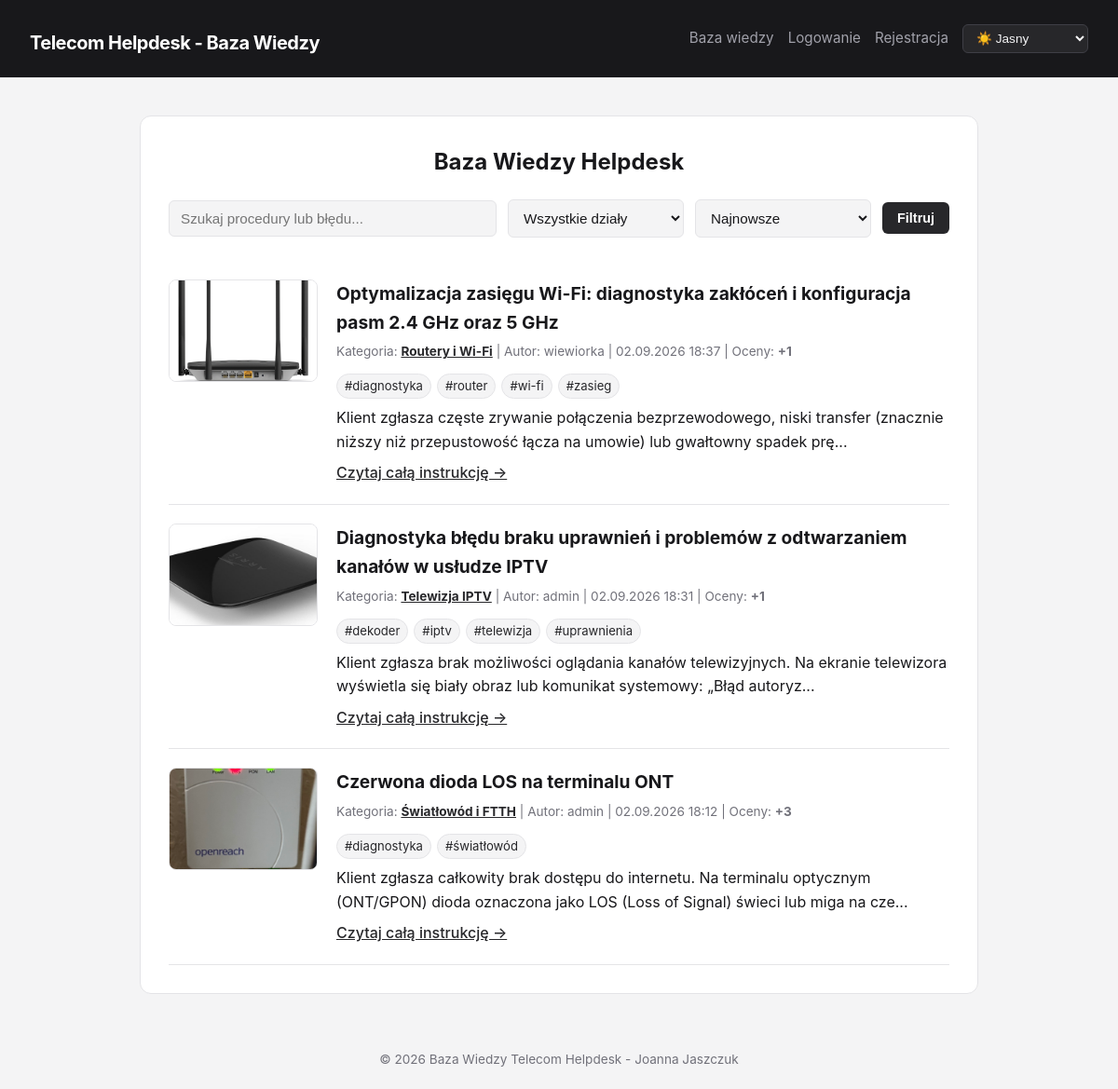
The page / on the database its author committed.
### tables this page shows
CREATE TABLE `articles` (
  `id` int(11) NOT NULL,
  `title` varchar(255) NOT NULL,
  `content` text NOT NULL,
  `image` varchar(255) DEFAULT NULL,
  `category_id` int(11) NOT NULL,
  `user_id` int(11) NOT NULL,
  `is_pinned` tinyint(1) NOT NULL DEFAULT 0,
  `created_at` timestamp NOT NULL DEFAULT current_timestamp()
);

CREATE TABLE `categories` (
  `id` int(11) NOT NULL,
  `name` varchar(100) NOT NULL
);

CREATE TABLE `users` (
  `id` int(11) NOT NULL,
  `username` varchar(50) NOT NULL,
  `password` varchar(255) NOT NULL,
  `role` varchar(20) NOT NULL DEFAULT 'user',
  `is_active` tinyint(1) NOT NULL DEFAULT 1,
  `created_at` timestamp NOT NULL DEFAULT current_timestamp()
);

### includes/tags.php (called while the page is built, shortened)
<?php
function getArticleTags(PDO $pdo, int $articleId): array
{
    $stmt = $pdo->prepare(
        'SELECT t.name
         FROM tags t
         JOIN article_tags at ON at.tag_id = t.id
         WHERE at.article_id = ?
         ORDER BY t.name ASC'
    );
    $stmt->execute([$articleId]);
    return $stmt->fetchAll(PDO::FETCH_COLUMN);
}

### index.php (the view, shortened to what this page needs)
<?php
require_once 'includes/db.php';
require_once 'includes/tags.php';
require_once 'includes/header.php';
$search = trim($_GET['search'] ?? '');
$categoryFilter = (int)($_GET['cat'] ?? 0);
$selectedTags = [];
$selectedTags = array_keys($selectedTags);
$sort = $_GET['sort'] ?? 'latest';
$page = max(1, (int)($_GET['page'] ?? 1));
$perPage = 5;
$offset = ($page - 1) * $perPage;
$sql = "SELECT a.*, c.name AS category_name, u.username,
               COUNT(r.id) AS upvotes_count
        FROM articles a
        JOIN categories c ON a.category_id = c.id
        JOIN users u ON a.user_id = u.id
        LEFT JOIN ratings r ON a.id = r.article_id
        WHERE 1=1";
$params = [];
$sql .= " GROUP BY a.id";
if ($sort === 'popular') {
    $sql .= " ORDER BY a.is_pinned DESC, upvotes_count DESC, a.created_at DESC";
} else {
    $sql .= " ORDER BY a.is_pinned DESC, a.created_at DESC";
}
$sql .= " LIMIT " . (int)$perPage . " OFFSET " . (int)$offset;
$stmt = $pdo->prepare($sql);
$stmt->execute($params);
$articles = $stmt->fetchAll();
?>
<h2 class="page-heading">Baza Wiedzy Helpdesk</h2>
<form method="GET" action="index.php" class="filters-form">
    <input type="text" name="search" placeholder="Szukaj procedury lub błędu..." value="<?= htmlspecialchars($search) ?>">
    <select name="cat">
        <option value="0">Wszystkie działy</option>
    </select>
    <select name="sort">
        <option value="latest" <?= $sort === 'latest' ? 'selected' : '' ?>>Najnowsze</option>
    </select>
    <button type="submit">Filtruj</button>
</form>
<div class="articles-list">
    <?php if (empty($articles)): ?>
        <p>Brak artykułów spełniających kryteria.</p>
    <?php else: ?>
        <?php foreach ($articles as $art): ?>
            <article class="article-card" style="<?= !empty($art['is_pinned']) ? 'border-left: 4px solid #f59e0b; background: rgba(245, 158, 11, 0.05);' : '' ?>">
                <?php if (!empty($art['image']) && file_exists('uploads/' . $art['image'])): ?>
                    <div class="article-thumbnail">
                        <a href="article.php?id=<?= $art['id'] ?>">
                            <img src="uploads/<?= htmlspecialchars($art['image']) ?>" alt="<?= htmlspecialchars($art['title']) ?>">
                        </a>
                    </div>
                <?php endif; ?>
                <div class="article-body">
                    <h3>
                        <a href="article.php?id=<?= $art['id'] ?>"><?= htmlspecialchars($art['title']) ?></a>
                    </h3>
                    <p class="article-meta">
                        Kategoria:
                        <a href="index.php?cat=<?= $art['category_id'] ?>"><strong><?= htmlspecialchars($art['category_name']) ?></strong></a>
                        | Autor: <?= htmlspecialchars($art['username']) ?>
                        | <?= date('d.m.Y H:i', strtotime($art['created_at'])) ?>
                        | Oceny: <strong>+<?= (int)$art['upvotes_count'] ?></strong>
                    </p>
                    <?php $articleTags = getArticleTags($pdo, (int)$art['id']); ?>
                    <?php if (!empty($articleTags)): ?>
                        <div class="article-tags">
                            <?php foreach ($articleTags as $tag): ?>
                                <?php $tagParams = ['search' => $search, 'cat' => $categoryFilter, 'sort' => $sort, 'tag' => array_values(array_unique(array_merge($selectedTags, [$tag])))]; ?>
                                <a href="index.php?<?= htmlspecialchars(http_build_query($tagParams)) ?>" class="tag-link">#<?= htmlspecialchars($tag) ?></a>
                            <?php endforeach; ?>
                        </div>
                    <?php endif; ?>
                    <p><?= htmlspecialchars(mb_substr($art['content'], 0, 150)) ?>...</p>
                    <a href="article.php?id=<?= $art['id'] ?>" class="read-more">Czytaj całą instrukcję &rarr;</a>
                </div>
            </article>
        <?php endforeach; ?>
    <?php endif; ?>
</div>
<?php require_once 'includes/footer.php'; ?>

### includes/header.php (shortened to what this page needs)
<!DOCTYPE html>
<html lang="pl">
<head>
    <link rel="stylesheet" href="assets/css/style.css">
</head>
<body>
    <header class="main-header">
        <div class="logo">
            <h1><a href="index.php">Telecom Helpdesk - Baza Wiedzy</a></h1>
        </div>
        <nav class="nav-links">
            <a href="index.php">Baza wiedzy</a>
            <?php if (isset($_SESSION['user_id'])): ?>
                <a href="add_article.php">Dodaj artykuł</a>
                <?php if (($_SESSION['role'] ?? '') === 'admin'): ?>
                    <a href="admin.php">Panel admina</a>
                <?php endif; ?>
                <span class="user-badge">Konsultant: <strong><?= htmlspecialchars($_SESSION['username']) ?></strong></span>
                <a href="logout.php" class="btn-logout">Wyloguj</a>
            <?php else: ?>
                <a href="login.php">Logowanie</a>
                <a href="register.php">Rejestracja</a>
            <?php endif; ?>
            <select id="theme-switch" class="theme-selector">
                <option value="light">☀️ Jasny</option>
            </select>
        </nav>
    </header>
    <main class="container">

### includes/footer.php (shortened to what this page needs)
</main>
    <footer class="main-footer">
        <p>&copy; <?= date('Y') ?> Baza Wiedzy Telecom Helpdesk - Joanna Jaszczuk</p>
    </footer>
</body>
</html>

### assets/css/style.css (style rules this page uses)
:root, [data-theme="light"] { --bg-main: #f4f4f5; --bg-card: #ffffff; --bg-header: #18181b; --text-main: #18181b; --text-muted: #71717a; --border-color: #e4e4e7; --accent: #27272a; --accent-hover: #3f3f46; --accent-text: #ffffff; }
* { box-sizing: border-box; margin: 0; padding: 0; }
body, .container, .main-header, .article-card, button, input, select, textarea { transition: background-color 0.25s ease, color 0.25s ease, border-color 0.25s ease; }
body { font-family: -apple-system, BlinkMacSystemFont, "Segoe UI", Roboto, sans-serif; background-color: var(--bg-main); color: var(--text-main); line-height: 1.6; min-height: 100vh; display: flex; flex-direction: column; }
.main-header { background-color: var(--bg-header); color: #ffffff; padding: 1rem 2rem; display: flex; justify-content: space-between; align-items: center; border-bottom: 1px solid var(--border-color); }
.main-header .logo h1 a { color: #ffffff; text-decoration: none; font-size: 1.25rem; font-weight: 700; letter-spacing: -0.5px; }
.nav-links { display: flex; align-items: center; gap: 15px; }
.nav-links a { color: #a1a1aa; text-decoration: none; font-size: 0.95rem; }
select.theme-selector { background-color: #27272a; color: #f4f4f5; border: 1px solid #3f3f46; padding: 6px 10px; border-radius: 6px; font-size: 0.85rem; cursor: pointer; width: auto; margin-top: 0; }
select.theme-selector option { background-color: #18181b; color: #f4f4f5; }
.container { max-width: 900px; width: 100%; margin: 40px auto; padding: 30px; background: var(--bg-card); border-radius: 12px; border: 1px solid var(--border-color); flex: 1; }
input[type="text"], input[type="email"], input[type="password"], select, textarea { width: 100%; padding: 10px 12px; margin-top: 6px; border: 1px solid var(--border-color); border-radius: 6px; background-color: var(--bg-main); color: var(--text-main); font-size: 0.95rem; }
button { background-color: var(--accent); color: var(--accent-text); padding: 9px 16px; border: none; border-radius: 6px; font-weight: 600; font-size: 0.9rem; cursor: pointer; text-decoration: none; display: inline-block; }
a { color: var(--accent); }
.filters-form { display: flex; gap: 12px; align-items: center; flex-wrap: wrap; margin-bottom: 25px; }
.filters-form input[type="text"] { flex: 2; min-width: 200px; margin-top: 0; }
.filters-form select { flex: 1; min-width: 150px; margin-top: 0; }
.auth-heading, .auth-switch, .page-heading { text-align: center; }
.page-heading { margin-bottom: 20px; }
.article-card { display: flex; gap: 20px; align-items: flex-start; padding: 20px 0; border-bottom: 1px solid var(--border-color); }
.article-thumbnail { flex-shrink: 0; width: 160px; height: 110px; border-radius: 8px; overflow: hidden; border: 1px solid var(--border-color); }
.article-thumbnail img { width: 100%; height: 100%; object-fit: cover; display: block; }
.article-body { flex: 1; }
.article-body h3 a { color: var(--text-main); text-decoration: none; font-size: 1.2rem; }
.article-meta { font-size: 0.85rem; color: var(--text-muted); margin: 6px 0 12px 0; }
.read-more { display: inline-block; margin-top: 8px; font-weight: 500; }
.article-tags { display: flex; flex-wrap: wrap; gap: 6px; margin: 8px 0; }
.tag-link { display: inline-block; padding: 2px 8px; border: 1px solid var(--border-color); border-radius: 999px; color: var(--accent); background: var(--bg-main); font-size: 0.82rem; text-decoration: none; }
.main-footer { text-align: center; padding: 20px; color: var(--text-muted); font-size: 0.85rem; }

### rows shown on the page
articles: image (picture), title "Optymalizacja zasięgu Wi-Fi: diagnostyka zakłóceń i konfiguracja pasm 2.4 GHz oraz 5 GHz", category.name "Routery i Wi-Fi", user.username "wiewiorka", created_at "02.09.2026 18:37", upvotes_count "1", tag "diagnostyka", tag "router", tag "wi-fi", tag "zasieg", content "Klient zgłasza częste zrywanie połączenia bezprzewodowego, niski transfer (znacznie niższy niż przepustowość łącza na umowie) lub gwałtowny spadek prę"
articles: image (picture), title "Diagnostyka błędu braku uprawnień i problemów z odtwarzaniem kanałów w usłudze IPTV", category.name "Telewizja IPTV", user.username "admin", created_at "02.09.2026 18:31", upvotes_count "1", tag "dekoder", tag "iptv", tag "telewizja", tag "uprawnienia", content "Klient zgłasza brak możliwości oglądania kanałów telewizyjnych. Na ekranie telewizora wyświetla się biały obraz lub komunikat systemowy: „Błąd autoryz"
articles: image (picture), title "Czerwona dioda LOS na terminalu ONT", category.name "Światłowód i FTTH", user.username "admin", created_at "02.09.2026 18:12", upvotes_count "3", tag "diagnostyka", tag "światłowód", content "Klient zgłasza całkowity brak dostępu do internetu. Na terminalu optycznym (ONT/GPON) dioda oznaczona jako LOS (Loss of Signal) świeci lub miga na cze"
